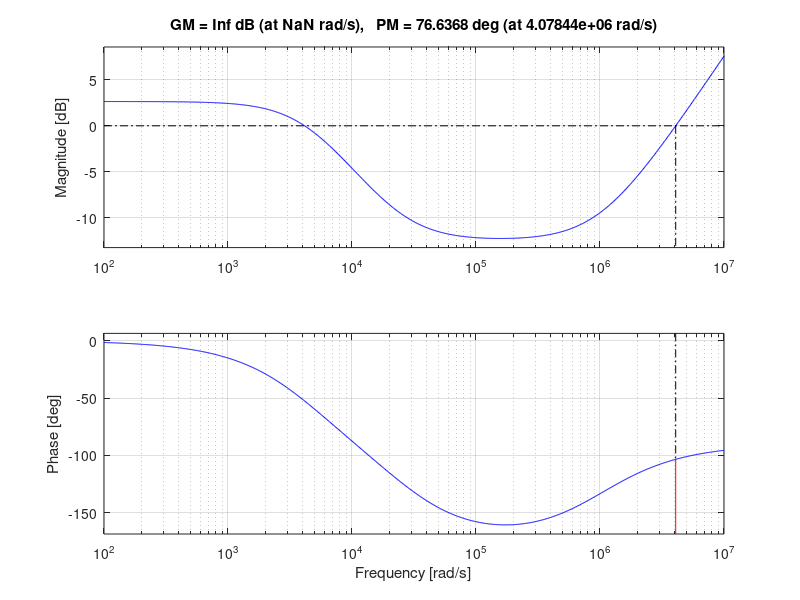

Write MATLAB code to recreate this figure.
% Define numerator and denominator
num = [-1.1456e-9, -0.00111692, 28.677206];
den = [0, 0.00481074, 21.1567];
% Create the transfer function
G = tf(num, den);
% Display the Transfer Function
disp('The transfer function G_{vi}(s) is:');
G
% Bode plot and margin calculations
margin(G)
grid on